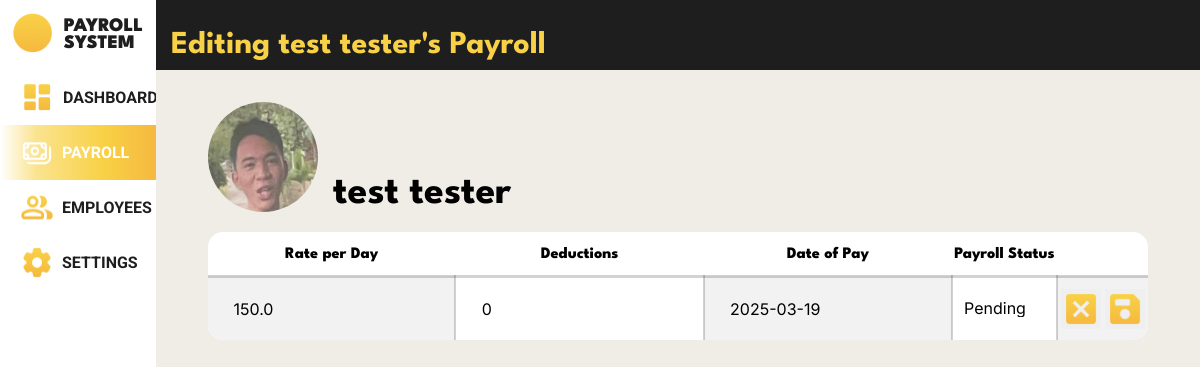
The page /payroll_system/payroll_edit/3/ (signed in) on the database as committed earlier.
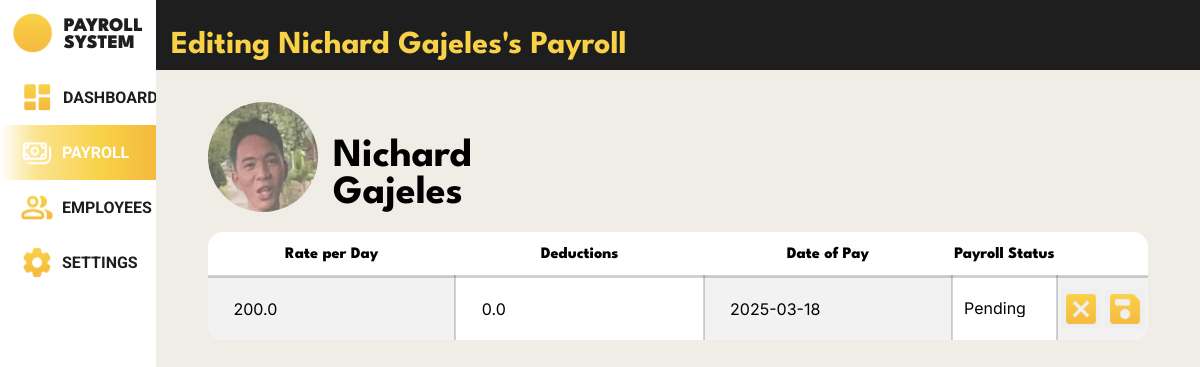
The same page on the database as committed later.
### payroll_system/models.py (models this page shows, shortened)
class Employee(models.Model):
    class Gender(models.TextChoices):
        MALE = 'Male', _('Male')
        FEMALE = 'Female', _('Female')
        OTHERS = 'Others', _('Others')
    class HighestEducation(models.TextChoices):
        GRADESCHOOL = 'Grade School', _('Grade School')
        HIGHSCHOOL = 'High School', _('High School')
        BACHELORS_DEGREE = 'Bachelor\'s Degree', _('Bachelor\'s Degree')
        VOCATIONAL_EDUCATION = 'Vocational Education', _('Vocational Education')
        MASTERS_DEGREE = 'Master\'s Degree', _('Master\'s Degree')
    class EmployeeStatus(models.TextChoices):
        FULLTIME = 'Full Time', _('Full Time')
        PARTTIME = 'Part Time', _('Part Time')
    class ActiveStatus(models.TextChoices):
        ACTIVE = 'Active', _('Active')
        INACTIVE = 'Inactive', _('Inactive')
    employee_id = models.AutoField(primary_key=True)
    first_name = models.CharField(max_length=100, null=False)
    last_name = models.CharField(max_length=100, null=False)
    gender = models.CharField(max_length=6, choices=Gender.choices, null=False)
    date_of_birth = models.DateField(null=True)
    contact_number = models.CharField(max_length=15, null=True)
    emergency_contact = models.CharField(max_length=15, null=True)
    barangay = models.CharField(max_length=100, null=True)
    postal_address = models.IntegerField(null=True)
    highest_education = models.CharField(max_length=20, choices=HighestEducation.choices, null=True)
    work_experience = models.CharField(max_length=2083, null=True)
    date_of_employment = models.DateField(default=timezone.now)
    days_worked = models.IntegerField(default=0, null=False)
    employee_status = models.CharField(max_length=9, choices=EmployeeStatus.choices, null=True)
    active_status = models.CharField(max_length=8, choices=ActiveStatus.choices, default=ActiveStatus.ACTIVE)
    absences = models.IntegerField(default=0, null=False)
    employee_image = models.ImageField(null=True, blank=True, upload_to='images/')

class Payroll(models.Model):
    class PayrollStatus(models.TextChoices):
        PENDING = 'PENDING', _('Pending')
        PROCESSED = 'PROCESSED', _('Processed')
    payroll_id = models.AutoField(primary_key=True)
    rate = models.FloatField(default=0, null=False)
    incentives = models.FloatField(default=0, null=False)
    payroll_status = models.CharField(max_length=9, choices=PayrollStatus.choices, default=PayrollStatus.PENDING, null=True, blank=True)
    deductions = models.FloatField(default=0, null=False)
    salary = models.FloatField(default=0, null=False)
    cash_advance = models.FloatField(default=0, null=False)
    under_time = models.FloatField(default=0, null=False)
    payment_date = models.DateField(null=False)
    employee_id_fk = models.ForeignKey(Employee, on_delete=models.CASCADE, related_name='payrolls')
    attendance_id_fk = models.ForeignKey(Attendance, null=True, blank=True, on_delete=models.CASCADE)

### payroll_system/views.py (the view)
# urls.py: path('payroll_edit/<int:employee_id>/', views.payroll_edit , name='payroll_edit'),
@login_required
def payroll_edit(request, employee_id):
    employee = Employee.objects.get(employee_id=employee_id)
    today = timezone.now().date()
    try:
        payroll = Payroll.objects.get(
            employee_id_fk=employee,
            payment_date__gte=today
        )
    except Payroll.DoesNotExist:
        payroll = Payroll(employee_id_fk=employee)
        payroll.payment_date = today + timezone.timedelta(days=7)
        try:
            prev_payroll = Payroll.objects.filter(
                employee_id_fk=employee
            ).latest('payment_date')
            payroll.rate = prev_payroll.rate
            payroll.incentives = prev_payroll.incentives
            payroll.payroll_status = prev_payroll.payroll_status
        except Payroll.DoesNotExist:
            pass
    if request.method == 'POST':
        form = PayrollForm(request.POST, instance=payroll)
        if form.is_valid():
            form.save()
            return redirect('payroll_system:payroll_individual', employee_id=employee_id)
    else:
        form = PayrollForm(instance=payroll)
    latest_payroll = employee.payrolls.order_by('-payment_date').first()
    context = {
        'form': form,
        'employee': employee,
        'latest_payroll': latest_payroll
    }
    return render(request, 'payroll_system/payroll_edit.html', context)

### payroll_system/forms.py
class PayrollForm(ModelForm):
    class Meta:
        model = Payroll
        fields = ('rate', 'deductions', 'payment_date', 'payroll_status')
        widgets = {
            'rate': forms.NumberInput(),
            'deductions': forms.NumberInput(),
            'payment_date': forms.DateInput(),
            'payroll_status': forms.Select()
        }

### payroll_system/templates/payroll_system/payroll_edit.html (shortened to what this page needs)
{% load static %}
<!DOCTYPE html>
<html lang="en">
<head>
    <link rel="stylesheet" href="{% static 'css/template.css' %}">
    <link rel="stylesheet" href="{% static 'css/payroll_edit.css' %}">
</head>
<body>
    <div class="body">
        <nav>
            <div class="logo">
                <div class="logo-group">
                    <div class="logo-picture">
                        <img src="{% static 'images/logo_icon.png' %}" alt="">
                    </div>
                    <div class="logo-name">
                        <p>PAYROLL</p>
                        <p>SYSTEM</p>
                    </div>
                </div>
            </div>
            <div class="menu">
                <ul>
                    <li class="menu-dashboard">
                        <a href="{% url 'payroll_system:dashboard' %}">
                            <img src="{% static 'images/dashboard_icon.png' %}" alt="">
                            <div class="link">DASHBOARD</div>
                        </a>
                    </li>
                    <li class="menu-payroll" id="focused">
                        <a href="{% url 'payroll_system:payrolls' %}">
                            <img src="{% static 'images/payroll_icon_focused.png' %}" alt="">
                            <div class="link">PAYROLL</div>
                        </a>
                    </li>
                    <li class="menu-employees">
                        <a href="{% url 'payroll_system:employees' %}">
                            <img src="{% static 'images/employee_icon.png' %}" alt="">
                            <div class="link">EMPLOYEES</div>
                        </a>
                    </li>
                    <li class="menu-settings">
                        <a href="{% url 'payroll_system:settings' %}">
                            <img src="{% static 'images/settings_icon.png' %}" alt="">
                            <div class="link">SETTINGS</div>
                        </a>
                    </li>
                </ul>
            </div>
        </nav>
        <header>
            <h1>Editing {{ employee.first_name }} {{ employee.last_name }}'s Payroll</h1>
        </header>
        <div class="system_content">
            <div class="container">
                <div class="profile-picture">
                    <img src="{{ employee.employee_image.url }}" alt="">
                    <div class="employee_name">
                        <h1>
                            {{ employee.first_name }} {{ employee.last_name }}
                        </h1>
                    </div>
                </div>
                <div class="edit_container">
                    <table>
                        <tr>
                            <th>Rate per Day</th>
                            <th>Deductions</th>
                            <th>Date of Pay</th>
                            <th>Payroll Status</th>
                            <th></th>
                        </tr>
                        <tr>
                            <form class="edit_field" method="POST">
                                <td>{{ form.rate }}</td>
                                <td>{{ form.deductions }}</td>
                                <td>{{ form.payment_date }}</td>
                                <td>{{ form.payroll_status }}</td>
                                <td>
                                    <a href=""><input type="button" value=""></a>
                                    <a href=""><input type="submit" value=""></a>
                                </td>
                            </form>
                        </tr>
                    </table>
                </div>
            </div>
        </div>
    </div>
</body>
</html>

Rows that differ between the two databases and show on the page:
changed Employee: first_name "test" → "Nichard"; last_name "tester" → "Gajeles"
added Payroll: rate "200.0", deductions "0.0", payment_date "2025-03-18", payroll_status "Pending"
Other text that changed with them:
form field rate: "150.0" → (not shown)
form field deductions: "0" → (not shown)
form field payment_date: "2025-03-19" → (not shown)
form field payroll_status: "Pending" → (not shown)
